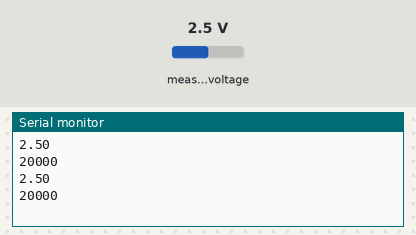
A sketch run on a simulated Arduino Uno, built with avr-gcc and run on an emulated ATmega328P. Parts: the last lines printed to the serial monitor. Wiring (inferred from the names in the program): ADS1115 converter at I2C address 0x48. The inputs (shaded band) are chosen by the test bench; at power-on: measured voltage 2.5 V.

Above: at 1.7 s.
1.8 s: measured voltage set to 0.1 V
At 3.1 s:
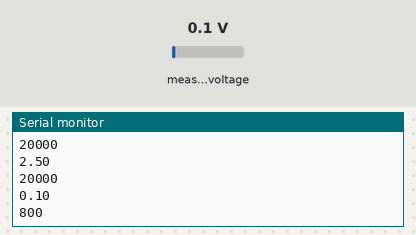
3.3 s: measured voltage set to 1.2 V
At 4.3 s:
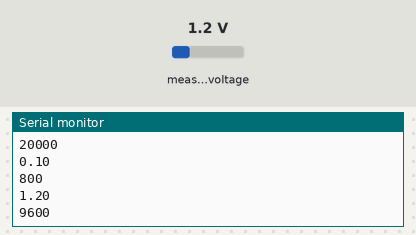
Timing chart, 0 to 6.3 s (numbered marks = the images above; inputs shaded):
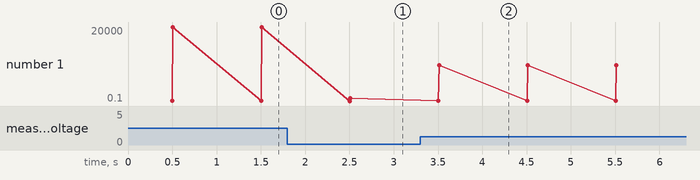

Measured:
- after the input at 1.8 s, the serial monitor: prints a new line after 0.70 s (image 1)
- after the input at 3.3 s, the serial monitor: prints a new line after 0.21 s (image 2)
- plotted number 1: 20000 → 800 after the input at 1.8 s, 800 → 9600 after the input at 3.3 s

The sketch:

ADS1115_Test.ino
```cpp
#include <Wire.h> // specify use of Wire.h library
#define ASD1115 0x48

unsigned int val = 0;
byte writeBuf[3];
byte buffer[3];

const float VPS = 4.096 / 32768.0; // volts per step

void setup()   {

  Serial.begin(9600);
  Wire.begin(); // begin I2C

  // ASD1115
  // set config register and start conversion
  // ANC1 and GND, 4.096v, 128s/s
  writeBuf[0] = 1;    // config register is 1
  writeBuf[1] = 0b11010010; // 0xC2 single shot off
  // bit 15 flag bit for single shot
  // Bits 14-12 input selection:
  // 100 ANC0; 101 ANC1; 110 ANC2; 111 ANC3
  // Bits 11-9 Amp gain. Default to 010 here 001 P19
  // Bit 8 Operational mode of the ADS1115.
  // 0 : Continuous conversion mode
  // 1 : Power-down single-shot mode (default)

  writeBuf[2] = 0b10000101; // bits 7-0  0x85
  // Bits 7-5 data rate default to 100 for 128SPS
  // Bits 4-0  comparator functions see spec sheet.

  // setup ADS1115
  Wire.beginTransmission(ASD1115);  // ADC
  Wire.write(writeBuf[0]);
  Wire.write(writeBuf[1]);
  Wire.write(writeBuf[2]);
  Wire.endTransmission();

  delay(500);

}  // end setup

void loop() {

  buffer[0] = 0; // pointer
  Wire.beginTransmission(ASD1115);  // DAC
  Wire.write(buffer[0]);  // pointer
  Wire.endTransmission();

  Wire.requestFrom(ASD1115, 2);
  buffer[1] = Wire.read();  //
  buffer[2] = Wire.read();  //
  Wire.endTransmission();

  // convert display results
  val = buffer[1] << 8 | buffer[2];

  if (val > 32768) val = 0;

  Serial.println(val * VPS);
  Serial.println(val);

  // just an indicator
  digitalWrite(13, HIGH);
  delay(500);
  digitalWrite(13, LOW);
  delay(500);

} // end loop
```
